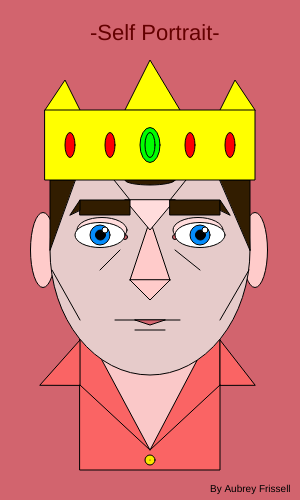
Frame 1 (no input)
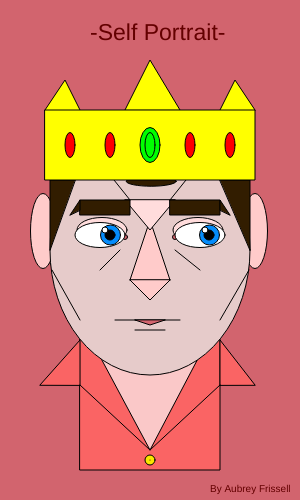
Frame 60 (no input)
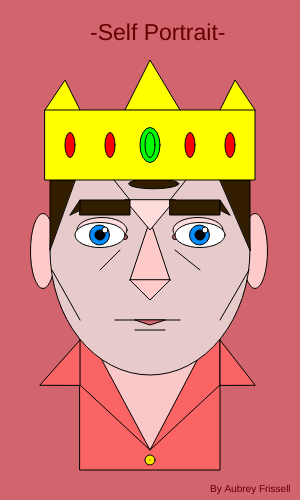
Frame 120 (the mouse pressed at the canvas centre since frame 60)

The p5.js sketch that drew these frames (run headless with seeded random() and noise() and a simulated clock; from frame 60 on, the mouse is pressed at the canvas centre):

// p5.js sketch
// ── sketch.js
var Ear1X= 43;
var Ear2X= 255;
var EarY= 250;
var EarDirection= 1;
var Eye1IrisX= 100;
var Eye1IrisY= 235;
var Eye2IrisX= 200;
var Eye2IrisY= 235;
var EyeDirection=.5
var HairX= 150;
var HairY= 180;
var HairDirection=1.25;
var TextSize=22;
var TextSizeDirection= 1;
var count = 0;
function setup()
    {
        createCanvas(300,500);
    }
    function draw()
    {
        background(210, 100, 110);
        textSize(10)
        text('By Aubrey Frissell', 210, 492);
        //Shirt
        fill(250, 100, 100)
        rect(80, 320, 140, 150)
        triangle(80, 385, 80, 340, 40, 385)
        triangle(220, 385, 220, 340, 255, 385)
        line (80, 385, 150, 450);
        line (220, 385, 150, 450)
        //button
        fill(250, 229, 0)
        circle(150, 460, 10)
        point(150, 460)
        //neck
        fill(250, 200, 200)
        triangle(43, 250, 150, 450, 255, 250);
        //ears!!!!!!!!!!!!!!!!!!
        fill(260, 203, 202)
        //ear 1
        ellipse(Ear1X, EarY, 25, 75);
        //ear 2
        ellipse(Ear2X, EarY, 25, 75);
        EarY+=EarDirection;
        if(EarY >= 270 || EarY <= 230)
        { EarDirection *= -1;}

        //head
        fill(230, 203, 202);
        ellipse(150,250,200,250);
        //nose
        fill(260, 203, 202)
        triangle(130, 280, 150, 220, 170, 280);
        triangle(130, 280, 150, 300, 170, 280);
        fill(400, 220, 220)
        triangle (125, 200, 150, 230, 175, 200);
        //details: EyePinks and lids
        fill(210, 100, 110)
        circle(125, 237, 5);
        circle(175, 237, 5);
        fill(260, 220, 220)
        ellipse(102, 230, 50, 25);
        ellipse(198, 230, 50, 25);
        //eyebrows
        fill(50, 29, 0)
        rect(80, 200, 50, 15);
        rect(170, 200, 50, 15);
        triangle(70,215, 80, 200, 80, 210)
        triangle(230, 215, 220, 200, 220, 210)
         //eyes
         fill(300)
         ellipse(100, 235, 50, 25);
         ellipse(200, 235, 50, 25);
        //iris and pupil!!!!!
        fill(5, 140, 250)
        circle(Eye1IrisX, Eye1IrisY, 20)
        circle(Eye2IrisX, Eye2IrisY, 20)
        Eye1IrisX+=EyeDirection;
        if (Eye1IrisX >= 120 || Eye1IrisX <= 90)
        {EyeDirection *= -1;}

        Eye2IrisX+=EyeDirection;
        if (Eye2IrisX >=180 || Eye2IrisX <= 210)

        fill(0)
        circle(Eye1IrisX, Eye1IrisY, 10)
        circle(Eye2IrisX, Eye2IrisY, 10)
        //highlight shine on eyes
        fill(255, 255, 255)
        circle(105, 230, 6)
        circle(205,230, 6)
        //mouth
        fill(210, 100, 110)
        line(115, 320, 180, 320);
        triangle(135, 320, 150, 325, 165, 320);
        line(135, 330, 165, 330);
        //details: eye crease
        line(175, 250, 200, 270)
        line(120, 250, 100, 270)
        //details: eyebrow crease and cheekbone lines
        line(130, 200, 110, 175)
        line(170, 200, 190, 175)
        line(52, 270, 80, 320)
        line(249, 270, 220, 320)
        //Hair!!!!!!!!!!!!!!!!!!!!!!!!!! THIS IS THE DIAGNOL MOVEMENT (THE ELLIPSE)
        fill(50, 29, 0)
        triangle (50, 250, 50, 180, 75, 180);
        triangle (250, 250, 250, 180, 220, 180);
        ellipse (HairX, HairY, 50, 10)
        HairX+=HairDirection;
        if (HairX >= 180 || HairX <= 120 || HairY >= 185 || HairY <= 15)
        {HairDirection *= -1;}
        HairY+=HairDirection;
        
        //Hat
        fill(255, 255, 0)
        triangle (45, 110, 65, 80, 85, 120);
        triangle (255, 110, 235, 80, 215, 120);
        triangle (125, 110, 150, 60, 180, 110)
        rect (45, 110, 210, 70);
        fill (0, 255, 0)
        ellipse (150, 145, 20, 35)
        ellipse (150, 145, 10, 25)
        fill (255, 0, 0)
        ellipse (110, 145, 10, 25)
        ellipse (190, 145, 10, 25)
        ellipse (70, 145, 10, 25)
        ellipse (230, 145, 10, 25)
        //Title 
        fill (100,0,0)
        textSize(TextSize);
        TextSize += TextSizeDirection;
        count++;
        if (count > 5)
        { TextSizeDirection *=-1;
        count=0;}
        text('-Self Portrait-', 90, 40);

    

    }
